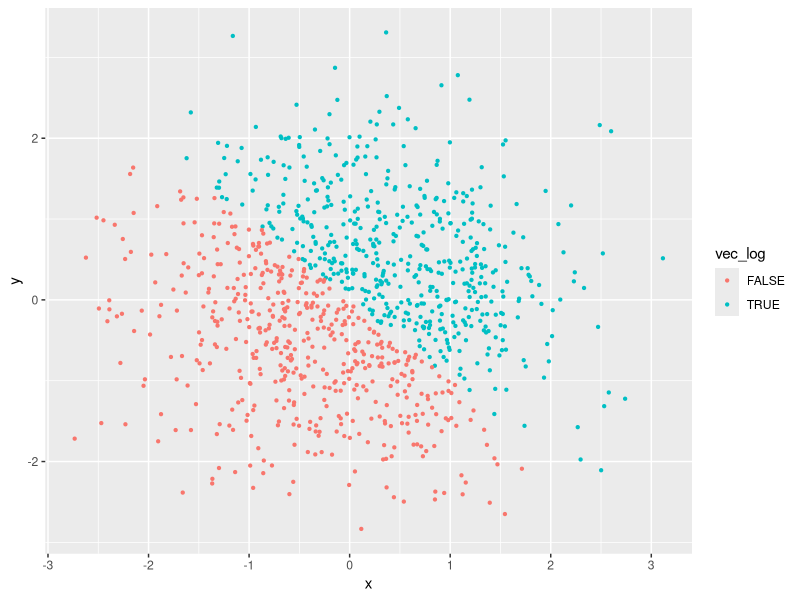
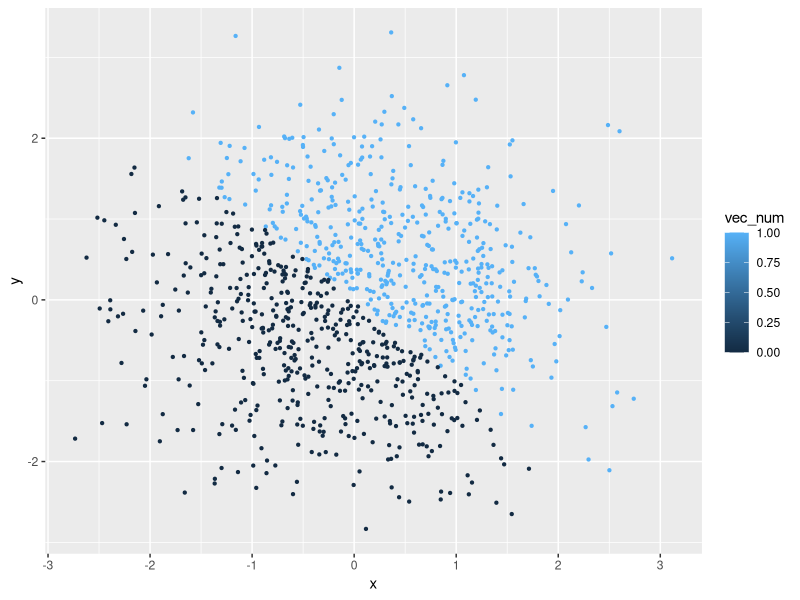
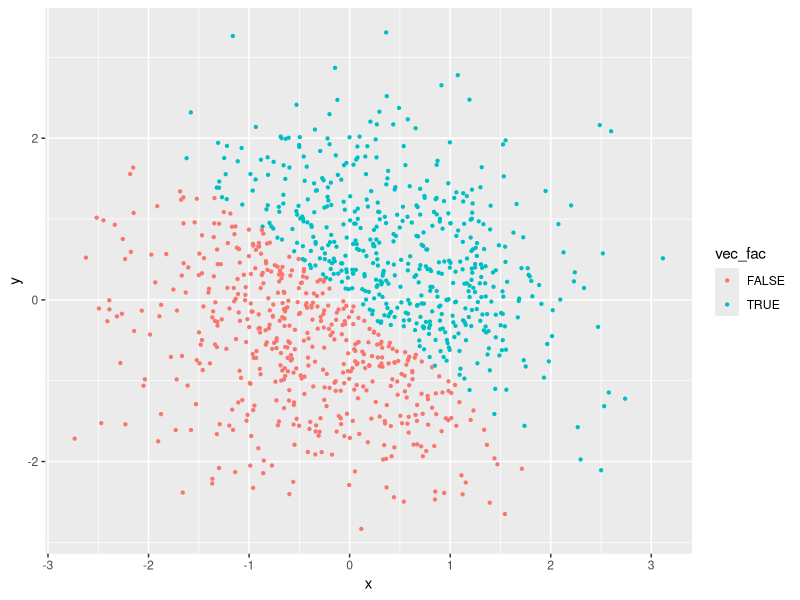
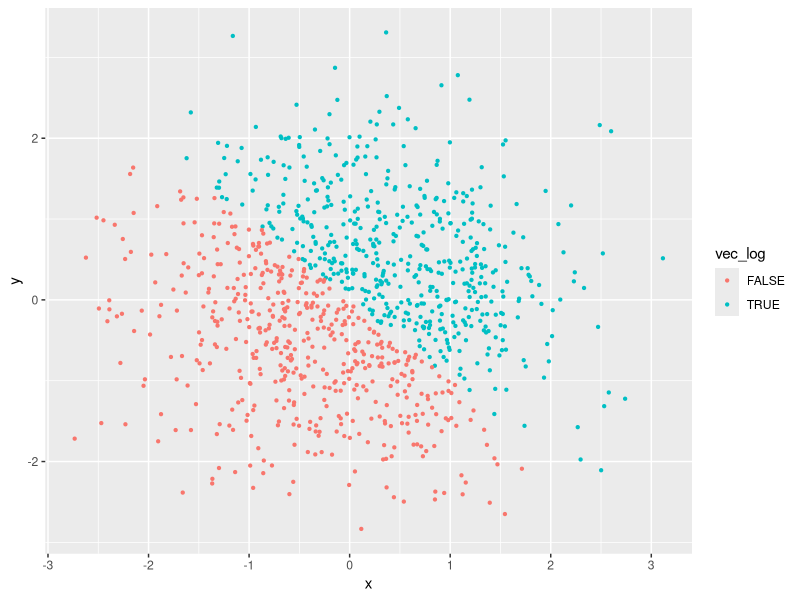

The R source for these figures, in order:
## ---- chunk 1
library(tidyverse)
library(ggplot2)
## ---- chunk 2

## create data frame
df_1 = tibble(
  random_samp = runif(n = 10, min = 0, max = 5),
  vec_logical = random_samp > 2,
  vec_char = paste(c("X"), 1:10, sep = ""),
  vec_factor = factor(c("male", "male", "female", "female", "male", "female", "female", "male", "female", "male"))
)
df_1 
mean(df_1$random_samp)
mean(df_1$vec_logical)
mean(df_1$vec_char)
mean(df_1$vec_factor)
## ---- chunk 3

## create data frame and do dual conversion
df_3 = tibble(
  vec_char = as.numeric(as.factor(paste(c("X"), 1:10, sep = ""))),
  vec_factor = as.numeric(as.character(factor(c("male", "male", "female", "female", "male", "female", "female", "male", "female", "male"))))
)
df_3 
## ---- chunk 4
#create new data frame
df_4 = tibble(
  x = rnorm(n = 1000),
  y = rnorm(n = 1000),
  vec_log = x + y > 0,
  vec_num = as.numeric(vec_log),
  vec_fac = as.factor(vec_log)
)

#Make scatterplot of y vs x, color points using the logical variable
#red stands for FLASE in vec_log, blue stands for TRUE in vec_log
ggplot(df_4, aes(x = x, y = y, color = vec_log)) + geom_point(size = 0.8)
ggsave("scatter_plot_1.pdf", height = 4, width = 6)

#scatterplot that color points using the numeric variables
#dark blue stands for value 0, light blue stands for 1 in vec_num which is TRUE in vec_log
ggplot(df_4, aes(x = x, y = y, color = vec_num)) + geom_point(size = 0.8)
#scatterplot that color points using the factor variables
#red stands for FLASE in vec_fac, blue stands for TRUE in vec_fac
ggplot(df_4, aes(x = x, y = y, color = vec_fac)) + geom_point(size = 0.8)

